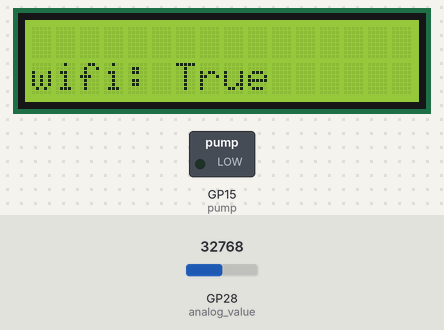
Simulated run of this program. Board: Raspberry Pi Pico running MicroPython. Shown: 16×2 character LCD, switched loads named in the program (green lamp = pin HIGH). Inputs (shaded band) come from the test bench; at power-on: GP28 (analog_value) = 32768 (analog values on the 0–65535 scale). WiFi joins after 1.5 s; web requests get an empty 200 reply after 0.4 s; library files of the repository ran but are not shown: pico_i2c_lcd.py; what the program prints to the serial console is not drawn.

Above: at 3.2 s.
At 32.1 s:
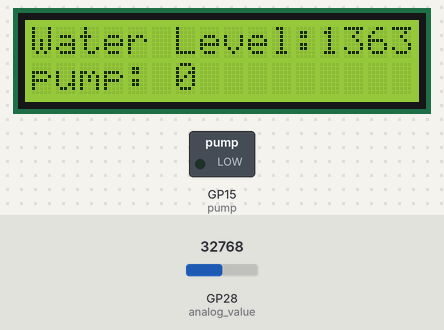

Measured:
- what the display in image 0 shows lasts 10.2 s, from 3.1 s to 13.3 s

The program:

water_level.py
```python
import machine
import utime
import _thread
import network
from pico_i2c_lcd import I2cLcd
from machine import I2C
import urequests as requests
import ujson

min=10310
max=11957

pump = machine.Pin(15, machine.Pin.OUT)
pump.off()
analog_value = machine.ADC(28)
filtered_data = analog_value.read_u16()

#_thread.start_new_thread(second_thread, ())

i2c = I2C(id=0,scl=machine.Pin(1),sda=machine.Pin(0),freq=100000)
lcd = I2cLcd(i2c, 0x27, 2, 16)

# connect to wifi
lcd.move_to(4,0)
lcd.putstr('Welcome')
lcd.move_to(0,1)
lcd.putstr('Wifi Connecting')

wlan = network.WLAN(network.STA_IF)
wlan.active(True)
wlan.connect("Nikallode24g","nikallode")
utime.sleep(3)

try:
    lcd.clear()
    lcd.move_to(0,1)
    lcd.putstr("wifi: "+str(wlan.isconnected()))
    print(wlan.isconnected())
except:
    lcd.clear()
    lcd.move_to(0,1)
    lcd.putstr('No PC')

wait_time=0

while True:
    reading = analog_value.read_u16()
    filtered_data = (0.99*filtered_data)+(0.01*reading)
    #print("ADC: ",reading)

    if(wait_time>100):

        water_percentage = (filtered_data-min)/(max-min)*100
        # print data on lcd
        lcd.clear()
        lcd.move_to(0,0)
        lcd.putstr('Water Level:'+str(round(water_percentage, 1)))
#         lcd.move_to(0,1)
#         lcd.putstr(str((filtered_data-min)/(max-min)*100)+"%")

        #pump logic
        if(water_percentage>=40):
            pump.off()
            #lcd.putstr("pump off")
        if(water_percentage<20):
            pump.on()
            #lcd.putstr("pump off")

        lcd.move_to(0,1)
        lcd.putstr("pump: "+str(pump.value()))
        # send network request
        try:
#             requests.post("https://ntfy.sh/water_level",
#                                 data=str((filtered_data-min)/(max-min)*100),
#                                 headers={
#                                     "Title": "water level: "+str((filtered_data-min)/(max-min)*100)+"%",
#                                     "Priority": "5",
#                                     "Tags": "rotating_light",
#                                     })

            post_data = ujson.dumps({"slno":"1234", "lastLevel":water_percentage, "pumpState":pump.value()})
            res=requests.post("https://dull-erin-donkey-garb.cyclic.app/water_level/1234",
                                data=post_data,
                                headers={
                                    'content-type': 'application/json',
                                    })

            print(res.text)
            print("Level detected, notification sent")
            utime.sleep(8)
        except:
            print("error in post request")
            utime.sleep(5)

        wait_time=0
    else:
        wait_time=wait_time+1

    print("Filtered: ",filtered_data)
    print("Percentage: ",(filtered_data-min)/(max-min)*100)
    utime.sleep(0.1)
```
